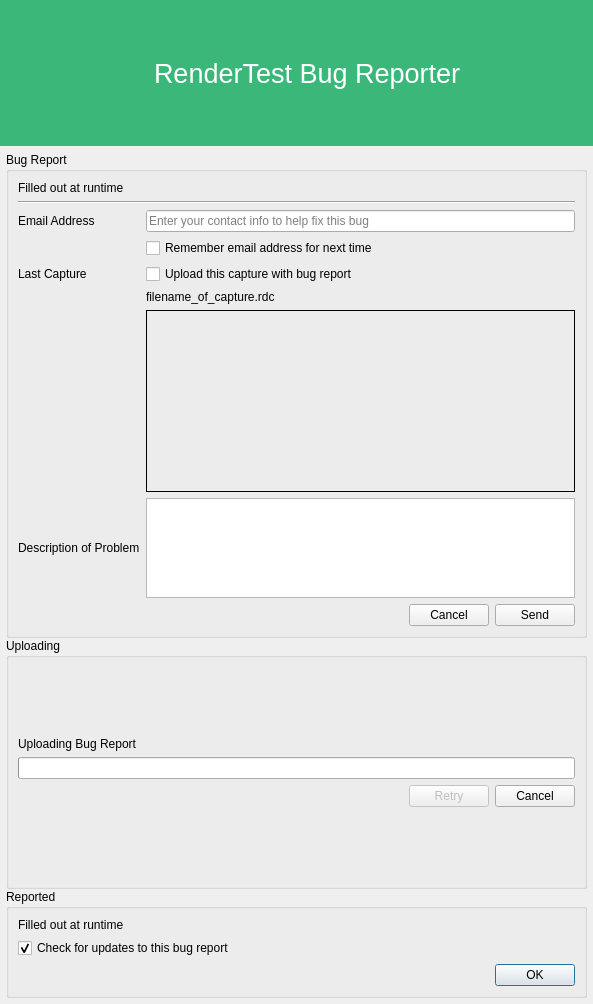
<?xml version="1.0" encoding="UTF-8"?>
<ui version="4.0">
 <class>CrashDialog</class>
 <widget class="QDialog" name="CrashDialog">
  <property name="windowModality">
   <enum>Qt::ApplicationModal</enum>
  </property>
  <property name="geometry">
   <rect>
    <x>0</x>
    <y>0</y>
    <width>593</width>
    <height>1004</height>
   </rect>
  </property>
  <property name="sizePolicy">
   <sizepolicy hsizetype="Fixed" vsizetype="Fixed">
    <horstretch>0</horstretch>
    <verstretch>0</verstretch>
   </sizepolicy>
  </property>
  <property name="windowTitle">
   <string>RenderTest Bug Reporter</string>
  </property>
  <layout class="QVBoxLayout" name="verticalLayout_4">
   <property name="spacing">
    <number>0</number>
   </property>
   <property name="leftMargin">
    <number>0</number>
   </property>
   <property name="topMargin">
    <number>0</number>
   </property>
   <property name="rightMargin">
    <number>0</number>
   </property>
   <property name="bottomMargin">
    <number>0</number>
   </property>
   <item>
    <widget class="QFrame" name="frame">
     <property name="sizePolicy">
      <sizepolicy hsizetype="Preferred" vsizetype="Minimum">
       <horstretch>0</horstretch>
       <verstretch>0</verstretch>
      </sizepolicy>
     </property>
     <property name="palette">
      <palette>
       <active>
        <colorrole role="WindowText">
         <brush brushstyle="SolidPattern">
          <color alpha="255">
           <red>255</red>
           <green>255</green>
           <blue>255</blue>
          </color>
         </brush>
        </colorrole>
        <colorrole role="Base">
         <brush brushstyle="SolidPattern">
          <color alpha="255">
           <red>255</red>
           <green>255</green>
           <blue>255</blue>
          </color>
         </brush>
        </colorrole>
        <colorrole role="Window">
         <brush brushstyle="SolidPattern">
          <color alpha="255">
           <red>59</red>
           <green>183</green>
           <blue>121</blue>
          </color>
         </brush>
        </colorrole>
       </active>
       <inactive>
        <colorrole role="WindowText">
         <brush brushstyle="SolidPattern">
          <color alpha="255">
           <red>255</red>
           <green>255</green>
           <blue>255</blue>
          </color>
         </brush>
        </colorrole>
        <colorrole role="Base">
         <brush brushstyle="SolidPattern">
          <color alpha="255">
           <red>255</red>
           <green>255</green>
           <blue>255</blue>
          </color>
         </brush>
        </colorrole>
        <colorrole role="Window">
         <brush brushstyle="SolidPattern">
          <color alpha="255">
           <red>59</red>
           <green>183</green>
           <blue>121</blue>
          </color>
         </brush>
        </colorrole>
       </inactive>
       <disabled>
        <colorrole role="WindowText">
         <brush brushstyle="SolidPattern">
          <color alpha="255">
           <red>106</red>
           <green>104</green>
           <blue>100</blue>
          </color>
         </brush>
        </colorrole>
        <colorrole role="Base">
         <brush brushstyle="SolidPattern">
          <color alpha="255">
           <red>59</red>
           <green>183</green>
           <blue>121</blue>
          </color>
         </brush>
        </colorrole>
        <colorrole role="Window">
         <brush brushstyle="SolidPattern">
          <color alpha="255">
           <red>59</red>
           <green>183</green>
           <blue>121</blue>
          </color>
         </brush>
        </colorrole>
       </disabled>
      </palette>
     </property>
     <property name="autoFillBackground">
      <bool>true</bool>
     </property>
     <layout class="QHBoxLayout" name="horizontalLayout">
      <property name="leftMargin">
       <number>20</number>
      </property>
      <property name="rightMargin">
       <number>20</number>
      </property>
      <item>
       <widget class="RDLabel" name="rdocLogo">
        <property name="sizePolicy">
         <sizepolicy hsizetype="Fixed" vsizetype="Fixed">
          <horstretch>0</horstretch>
          <verstretch>0</verstretch>
         </sizepolicy>
        </property>
        <property name="minimumSize">
         <size>
          <width>128</width>
          <height>128</height>
         </size>
        </property>
        <property name="maximumSize">
         <size>
          <width>128</width>
          <height>128</height>
         </size>
        </property>
        <property name="text">
         <string/>
        </property>
        <property name="pixmap">
         <pixmap resource="../../Resources/resources.qrc">:/logo.svg</pixmap>
        </property>
        <property name="scaledContents">
         <bool>true</bool>
        </property>
       </widget>
      </item>
      <item>
       <widget class="QLabel" name="rdocName">
        <property name="sizePolicy">
         <sizepolicy hsizetype="Preferred" vsizetype="Minimum">
          <horstretch>0</horstretch>
          <verstretch>0</verstretch>
         </sizepolicy>
        </property>
        <property name="palette">
         <palette>
          <active/>
          <inactive/>
          <disabled/>
         </palette>
        </property>
        <property name="font">
         <font>
          <pointsize>20</pointsize>
         </font>
        </property>
        <property name="text">
         <string>RenderTest Bug Reporter</string>
        </property>
       </widget>
      </item>
     </layout>
    </widget>
   </item>
   <item>
    <layout class="QVBoxLayout" name="verticalLayout_3">
     <property name="spacing">
      <number>0</number>
     </property>
     <property name="leftMargin">
      <number>6</number>
     </property>
     <property name="topMargin">
      <number>6</number>
     </property>
     <property name="rightMargin">
      <number>6</number>
     </property>
     <property name="bottomMargin">
      <number>6</number>
     </property>
     <item>
      <widget class="QGroupBox" name="reportGroup">
       <property name="title">
        <string>Bug Report</string>
       </property>
       <layout class="QGridLayout" name="gridLayout">
        <item row="0" column="0" colspan="2">
         <widget class="QLabel" name="reportText">
          <property name="text">
           <string notr="true">Filled out at runtime</string>
          </property>
          <property name="alignment">
           <set>Qt::AlignLeading|Qt::AlignLeft|Qt::AlignTop</set>
          </property>
          <property name="wordWrap">
           <bool>true</bool>
          </property>
          <property name="openExternalLinks">
           <bool>true</bool>
          </property>
         </widget>
        </item>
        <item row="1" column="0" colspan="2">
         <widget class="Line" name="line">
          <property name="orientation">
           <enum>Qt::Horizontal</enum>
          </property>
         </widget>
        </item>
        <item row="3" column="0">
         <widget class="QLabel" name="addressLabel">
          <property name="text">
           <string>Email Address</string>
          </property>
         </widget>
        </item>
        <item row="3" column="1">
         <widget class="QLineEdit" name="email">
          <property name="placeholderText">
           <string>Enter your contact info to help fix this bug</string>
          </property>
         </widget>
        </item>
        <item row="4" column="1">
         <widget class="QCheckBox" name="rememberEmail">
          <property name="text">
           <string>Remember email address for next time</string>
          </property>
         </widget>
        </item>
        <item row="5" column="0">
         <widget class="QLabel" name="captureLabel">
          <property name="text">
           <string>Last Capture</string>
          </property>
         </widget>
        </item>
        <item row="5" column="1">
         <widget class="QCheckBox" name="captureUpload">
          <property name="text">
           <string>Upload this capture with bug report</string>
          </property>
         </widget>
        </item>
        <item row="6" column="1">
         <widget class="QLabel" name="captureFilename">
          <property name="text">
           <string>filename_of_capture.rdc</string>
          </property>
         </widget>
        </item>
        <item row="7" column="1">
         <widget class="QFrame" name="capturePreviewFrame">
          <property name="frameShape">
           <enum>QFrame::Box</enum>
          </property>
          <layout class="QHBoxLayout" name="horizontalLayout_3">
           <property name="spacing">
            <number>0</number>
           </property>
           <property name="leftMargin">
            <number>0</number>
           </property>
           <property name="topMargin">
            <number>0</number>
           </property>
           <property name="rightMargin">
            <number>0</number>
           </property>
           <property name="bottomMargin">
            <number>0</number>
           </property>
           <item>
            <widget class="RDLabel" name="capturePreview">
             <property name="sizePolicy">
              <sizepolicy hsizetype="Fixed" vsizetype="Fixed">
               <horstretch>0</horstretch>
               <verstretch>0</verstretch>
              </sizepolicy>
             </property>
             <property name="minimumSize">
              <size>
               <width>320</width>
               <height>180</height>
              </size>
             </property>
             <property name="maximumSize">
              <size>
               <width>320</width>
               <height>180</height>
              </size>
             </property>
             <property name="scaledContents">
              <bool>true</bool>
             </property>
            </widget>
           </item>
          </layout>
         </widget>
        </item>
        <item row="8" column="0">
         <widget class="QLabel" name="descriptionLabel">
          <property name="text">
           <string>Description of Problem</string>
          </property>
          <property name="wordWrap">
           <bool>true</bool>
          </property>
         </widget>
        </item>
        <item row="8" column="1">
         <widget class="QTextEdit" name="description">
          <property name="sizePolicy">
           <sizepolicy hsizetype="Expanding" vsizetype="Fixed">
            <horstretch>0</horstretch>
            <verstretch>0</verstretch>
           </sizepolicy>
          </property>
          <property name="minimumSize">
           <size>
            <width>0</width>
            <height>100</height>
           </size>
          </property>
          <property name="maximumSize">
           <size>
            <width>16777215</width>
            <height>100</height>
           </size>
          </property>
         </widget>
        </item>
        <item row="9" column="1">
         <widget class="QFrame" name="frame_2">
          <layout class="QHBoxLayout" name="horizontalLayout_2">
           <property name="leftMargin">
            <number>0</number>
           </property>
           <property name="topMargin">
            <number>0</number>
           </property>
           <property name="rightMargin">
            <number>0</number>
           </property>
           <property name="bottomMargin">
            <number>0</number>
           </property>
           <item>
            <spacer name="horizontalSpacer_2">
             <property name="orientation">
              <enum>Qt::Horizontal</enum>
             </property>
             <property name="sizeHint" stdset="0">
              <size>
               <width>40</width>
               <height>20</height>
              </size>
             </property>
            </spacer>
           </item>
           <item>
            <widget class="QPushButton" name="cancel">
             <property name="text">
              <string>Cancel</string>
             </property>
            </widget>
           </item>
           <item>
            <widget class="QPushButton" name="send">
             <property name="text">
              <string>Send</string>
             </property>
            </widget>
           </item>
          </layout>
         </widget>
        </item>
       </layout>
      </widget>
     </item>
     <item>
      <widget class="QGroupBox" name="uploadingGroup">
       <property name="title">
        <string>Uploading</string>
       </property>
       <layout class="QVBoxLayout" name="verticalLayout">
        <item>
         <spacer name="verticalSpacer">
          <property name="orientation">
           <enum>Qt::Vertical</enum>
          </property>
          <property name="sizeHint" stdset="0">
           <size>
            <width>20</width>
            <height>40</height>
           </size>
          </property>
         </spacer>
        </item>
        <item>
         <widget class="QLabel" name="progressText">
          <property name="text">
           <string>Uploading Bug Report</string>
          </property>
          <property name="wordWrap">
           <bool>true</bool>
          </property>
         </widget>
        </item>
        <item>
         <widget class="QProgressBar" name="progressBar"/>
        </item>
        <item>
         <layout class="QHBoxLayout" name="uploadButtonLayout">
          <item>
           <spacer name="horizontalSpacer">
            <property name="orientation">
             <enum>Qt::Horizontal</enum>
            </property>
            <property name="sizeHint" stdset="0">
             <size>
              <width>40</width>
              <height>20</height>
             </size>
            </property>
           </spacer>
          </item>
          <item>
           <widget class="QPushButton" name="uploadRetry">
            <property name="enabled">
             <bool>false</bool>
            </property>
            <property name="text">
             <string>Retry</string>
            </property>
           </widget>
          </item>
          <item>
           <widget class="QPushButton" name="uploadCancel">
            <property name="text">
             <string>Cancel</string>
            </property>
           </widget>
          </item>
         </layout>
        </item>
        <item>
         <spacer name="verticalSpacer_2">
          <property name="orientation">
           <enum>Qt::Vertical</enum>
          </property>
          <property name="sizeHint" stdset="0">
           <size>
            <width>20</width>
            <height>40</height>
           </size>
          </property>
         </spacer>
        </item>
       </layout>
      </widget>
     </item>
     <item>
      <widget class="QGroupBox" name="reportedGroup">
       <property name="title">
        <string>Reported</string>
       </property>
       <layout class="QVBoxLayout" name="verticalLayout_2">
        <item>
         <widget class="QLabel" name="finishedText">
          <property name="text">
           <string notr="true">Filled out at runtime</string>
          </property>
          <property name="alignment">
           <set>Qt::AlignLeading|Qt::AlignLeft|Qt::AlignTop</set>
          </property>
          <property name="wordWrap">
           <bool>true</bool>
          </property>
          <property name="openExternalLinks">
           <bool>true</bool>
          </property>
         </widget>
        </item>
        <item>
         <widget class="QCheckBox" name="checkUpdates">
          <property name="text">
           <string>Check for updates to this bug report</string>
          </property>
          <property name="checked">
           <bool>true</bool>
          </property>
         </widget>
        </item>
        <item>
         <widget class="QDialogButtonBox" name="buttonBox">
          <property name="standardButtons">
           <set>QDialogButtonBox::Ok</set>
          </property>
         </widget>
        </item>
       </layout>
      </widget>
     </item>
    </layout>
   </item>
  </layout>
 </widget>
 <customwidgets>
  <customwidget>
   <class>RDLabel</class>
   <extends>QLabel</extends>
   <header>Widgets/Extended/RDLabel.h</header>
  </customwidget>
 </customwidgets>
 <resources>
  <include location="../../Resources/resources.qrc"/>
 </resources>
 <connections/>
</ui>
